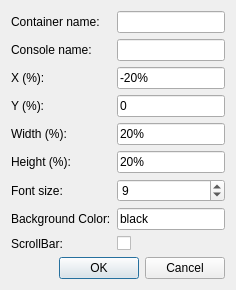
<?xml version="1.0" encoding="UTF-8"?>
<ui version="4.0">
 <class>dlgAdjustableContainer</class>
 <widget class="QDialog" name="dlgAdjustableContainer">
  <property name="windowTitle">
   <string>Add Adjustable Container</string>
  </property>
  <layout class="QVBoxLayout" name="verticalLayout">
   <item>
    <layout class="QFormLayout" name="formLayout">
     <item row="0" column="0">
      <widget class="QLabel" name="label_container">
       <property name="text">
        <string>Container name:</string>
       </property>
      </widget>
     </item>
     <item row="0" column="1">
      <widget class="QLineEdit" name="lineEdit_container_name"/>
     </item>
     <item row="1" column="0">
      <widget class="QLabel" name="label_console">
       <property name="text">
        <string>Console name:</string>
       </property>
      </widget>
     </item>
     <item row="1" column="1">
      <widget class="QLineEdit" name="lineEdit_console_name"/>
     </item>
     <item row="2" column="0">
      <widget class="QLabel" name="label_x">
       <property name="text">
        <string>X (%):</string>
       </property>
      </widget>
     </item>
     <item row="2" column="1">
      <widget class="QLineEdit" name="lineEdit_x">
       <property name="text">
        <string>-20%</string>
       </property>
      </widget>
     </item>
     <item row="3" column="0">
      <widget class="QLabel" name="label_y">
       <property name="text">
        <string>Y (%):</string>
       </property>
      </widget>
     </item>
     <item row="3" column="1">
      <widget class="QLineEdit" name="lineEdit_y">
       <property name="text">
        <string>0</string>
       </property>
      </widget>
     </item>
     <item row="4" column="0">
      <widget class="QLabel" name="label_width">
       <property name="text">
        <string>Width (%):</string>
       </property>
      </widget>
     </item>
     <item row="4" column="1">
      <widget class="QLineEdit" name="lineEdit_width">
       <property name="text">
        <string>20%</string>
       </property>
      </widget>
     </item>
     <item row="5" column="0">
      <widget class="QLabel" name="label_height">
       <property name="text">
        <string>Height (%):</string>
       </property>
      </widget>
     </item>
     <item row="5" column="1">
      <widget class="QLineEdit" name="lineEdit_height">
       <property name="text">
        <string>20%</string>
       </property>
      </widget>
     </item>
     <item row="6" column="0">
      <widget class="QLabel" name="label_fontsize">
       <property name="text">
        <string>Font size:</string>
       </property>
      </widget>
     </item>
     <item row="6" column="1">
      <widget class="QSpinBox" name="spinBox_fontsize">
       <property name="minimum">
        <number>1</number>
       </property>
       <property name="value">
        <number>9</number>
       </property>
      </widget>
     </item>
     <item row="7" column="0">
      <widget class="QLabel" name="label_color">
       <property name="text">
        <string>Background Color:</string>
       </property>
      </widget>
     </item>
     <item row="7" column="1">
      <widget class="QLineEdit" name="lineEdit_color">
       <property name="text">
        <string>black</string>
       </property>
      </widget>
     </item>
     <item row="8" column="0">
      <widget class="QLabel" name="label_scrollbar">
       <property name="text">
        <string>ScrollBar:</string>
       </property>
      </widget>
     </item>
     <item row="8" column="1">
      <widget class="QCheckBox" name="checkBox_scrollbar">
       <property name="text">
        <string/>
       </property>
      </widget>
     </item>
    </layout>
   </item>
   <item>
    <widget class="QDialogButtonBox" name="buttonBox">
     <property name="standardButtons">
      <set>QDialogButtonBox::Cancel|QDialogButtonBox::Ok</set>
     </property>
    </widget>
   </item>
  </layout>
 </widget>
 <resources/>
 <connections/>
</ui>
